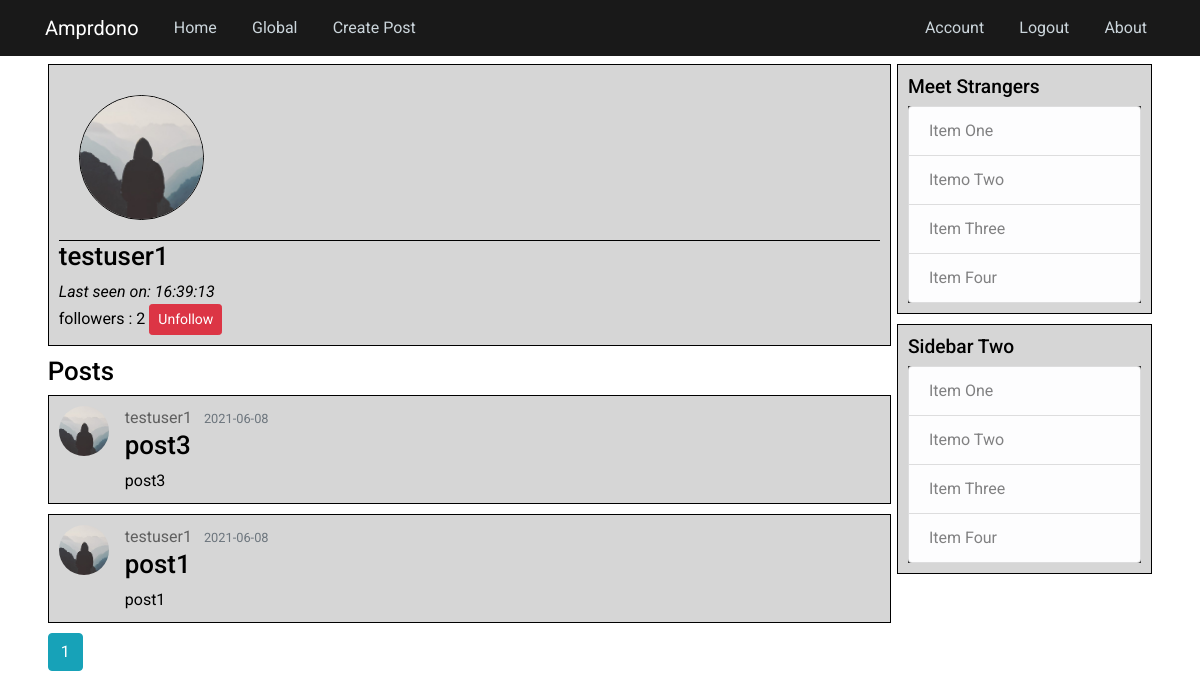
/user/testuser1 (signed in), run on the app's committed database.
### silverhorse/models.py (models this page shows, shortened)
class User(db.Model, UserMixin):
    id = db.Column(db.Integer, primary_key=True)
    username = db.Column(db.String(20), unique=True, nullable=False)
    email = db.Column(db.String(120), unique=True, nullable=False)
    image_file = db.Column(db.String(20), nullable=False,
                           default='default.jpg')
    password = db.Column(db.String(60), nullable=False)
    posts = db.relationship('Post', backref='author', lazy=True)
    about_me = db.Column(db.String(140))
    last_seen = db.Column(db.DateTime, nullable=False, default=datetime.utcnow)
    followed = db.relationship('User',
                               secondary=followers,
                               primaryjoin=(followers.c.follower_id == id),
                               secondaryjoin=(followers.c.followed_id == id),
                               backref=db.backref('followers', lazy='dynamic'),
                               lazy='dynamic')
    def is_following(self, user):
        return self.followed.filter(followers.c.followed_id == user.id).count() > 0
    @property
    def is_authenticated(self):
        return True

class Post(db.Model):
    id = db.Column(db.Integer, primary_key=True)
    title = db.Column(db.String(100), nullable=False)
    date_posted = db.Column(db.DateTime, nullable=False,
                            default=datetime.utcnow)
    content = db.Column(db.Text, nullable=False)
    user_id = db.Column(db.Integer, db.ForeignKey('user.id'), nullable=False)

### silverhorse/users/routes.py (the view)
@users.route("/user/<string:username>")
def user(username):
    page = request.args.get('page', 1, type=int)
    user = User.query.filter_by(username=username).first_or_404()
    posts = Post.query.filter_by(author=user)\
        .order_by(Post.date_posted.desc())\
        .paginate(page=page, per_page=5)
    return render_template('user.html', posts=posts, user=user, username=username)

### silverhorse/models.py (called while the page is built)
@login_manager.user_loader
def load_user(user_id):
    return User.query.get(int(user_id))

### silverhorse/users/routes.py (called while the page is built)
@users.before_request
def before_request():
    g.user = current_user

### silverhorse/templates/user.html (shortened to what this page needs)
{% extends "layout.html" %}
{% block page_css %}
<link rel="stylesheet" type="text/css" href="{{ url_for('static', filename='about_user.css') }}">
{% endblock page_css %}
{% block content %}
<div valign="top" class="content-section">
  <section class="section_profile">
    <div class="section_profilepic">
      <img class="rounded-circle account-img" src="{{ url_for('static', filename='profile_pics/' + user.image_file) }}">
    </div>
  </section>
  <section class="section_data">
    <h2>{{ user.username }}</h2>
    {% if user.last_seen %}<p><i>Last seen on: {{ user.last_seen.strftime('%H:%M:%S') }}</i></p>{% endif %}
    <p>followers : {{ user.followers.count() }}
      {% if user.id == g.user.id %}
    <p><a href="{{ url_for('users.account') }}"><button type="button" class="btn btn-sm btn-danger">Edit your
          profile</button></a></p>
    {% elif not g.user.is_following(user) %}
    <a href="{{ url_for('users.follow', username=user.username) }}"><button type="button"
        class="btn btn-sm btn-primary">Follow
      </button></a>
    {% else %}
    <a href="{{ url_for('users.unfollow', username=user.username) }}"><button type="button"
        class="btn btn-sm btn-danger">Unfollow</button></a>
    {% endif %}
    </p>
  </section>
</div>
<h2 class="mb-2">Posts</h2>
{% for post in posts.items %}
<article class="media content-section">
  <img class="rounded-circle article-img"
    src="{{ url_for('static', filename='profile_pics/' + post.author.image_file) }}">
  <div class="media-body">
    <div class="article-metadata">
      <a class="mr-2" href="{{ url_for('users.user', username=post.author.username) }}">{{
        post.author.username
        }}</a>
      <small class="text-muted">{{ post.date_posted.strftime('%Y-%m-%d') }}</small>
    </div>
    <h2><a class="article-title" href="{{ url_for('posts.post', post_id=post.id) }}">{{ post.title }}</a></h2>
    <p class="article-content">{{ post.content }}</p>
  </div>
</article>
{% endfor %}
{% for page_num in posts.iter_pages(left_edge=1, right_edge=1, left_current=1, right_current=2) %}
{% if page_num %}
{% if posts.page == page_num %}
<a class="btn btn-info mb-4" href="{{ url_for('users.user', username=user.username, page=page_num) }}">{{
  page_num
  }}</a>
{% else %}
<a class="btn btn-outline-info mb-4" href="{{ url_for('users.user', username=user.username, page=page_num) }}">{{
  page_num }}</a>
{% endif %}
{% else %}
...
{% endif %}
{% endfor %}
{% endblock content %}

### silverhorse/templates/layout.html (shortened to what this page needs)
{% extends "base.html" %}
{% block main %}
<main role="main" class="container color_grey">
  <div class="content">
    <div class="post_col">
      {% block content %}{% endblock %}
    </div>
    <div class="side-bar_col">
      <div class="content-section">
        <h3>Meet Strangers</h3>
        <ul class="list-group">
          <li class="list-group-item list-group-item-light">Item One</li>
          <li class="list-group-item list-group-item-light">Itemo Two</li>
          <li class="list-group-item list-group-item-light">Item Three</li>
          <li class="list-group-item list-group-item-light">Item Four</li>
        </ul>
      </div>
      <div class="content-section mt-0">
        <h3>Sidebar Two</h3>
        <ul class="list-group">
          <li class="list-group-item list-group-item-light">Item One</li>
          <li class="list-group-item list-group-item-light">Itemo Two</li>
          <li class="list-group-item list-group-item-light">Item Three</li>
          <li class="list-group-item list-group-item-light">Item Four</li>
        </ul>
      </div>
    </div>
  </div>
</main>
{% endblock main%}

### silverhorse/templates/base.html (shortened to what this page needs)
<!DOCTYPE html>
<html>
<head>
	<link rel="stylesheet" href="https://maxcdn.bootstrapcdn.com/bootstrap/4.0.0/css/bootstrap.min.css"
>
	<link rel="stylesheet" type="text/css" href="{{ url_for('static', filename='base.css') }}">
	<link rel="stylesheet" type="text/css" href="{{ url_for('static', filename='css/main/layout/layout.css') }}">
	{% block page_css %}{% endblock page_css %}
</head>
<body>
	<header class="site-header">
		<nav class="navbar navbar-expand-md navbar-dark bg-steel fixed-top">
			<div class="container md_navbar">
				<a class="navbar-brand mr-2" href="/">Amprdono</a>
				<div class="collapse navbar-collapse" id="navbarToggle">
					<div class="navbar-nav mr-auto">
						<a class="nav-item nav-link" href="{{ url_for('main.home') }}">Home</a>
						<a class="nav-item nav-link" href="{{ url_for('main.globals') }}">Global</a>
						<a class="nav-item nav-link" href="{{ url_for('posts.new_post') }}">Create Post</a>
					</div>
					<div class="navbar-nav">
						{% if current_user.is_authenticated %}
						<a class="nav-item nav-link" href="{{ url_for('users.account') }}">Account</a>
						<a class="nav-item nav-link" href="{{ url_for('users.logout') }}">Logout</a>
						{% else %}
						<a class="nav-item nav-link" href="{{ url_for('users.login') }}">Login</a>
						<a class="nav-item nav-link" href="{{ url_for('users.register') }}">Register</a>
						{% endif %}
						<a class="nav-item nav-link" href="{{ url_for('main.about') }}">About</a>
					</div>
				</div>
			</div>
		</nav>
	</header>
	{% block main %}{% endblock main%}
</body>
</html>

### silverhorse/static/base.css (style rules this page uses)
*, *::before, *::after { margin: 0; padding: 0; box-sizing: border-box; }
:root { --ff-primary: 'Roboto'; --ff-secondary: 'Lato'; --ff-secondary-ss: 'sans-serif'; --fw-reg: 300; --fw-bold: 900; --clr-light: #fff; --clr-light-grey: #cacaca; --clr-dark-grey: rgb(95, 95, 95); --clr-accent: #16e0bd; --clr-neon: hsl(317 100% 54%); --clr-bg: hsl(323 21% 16%); --clr-primary-font: black; --clr-primary-bg: white; --fs-h1: 3.3em; --fs-h2: 1.618em; --fs-h3: 1.2em; --fs-body: 1.1em; --fs-p: 1rem; }
html { scroll-behavior: smooth; font-size: 16px; }
body { background: #ffffff; color: #000000; margin-top: 4rem; font-family: var(--ff-primary), var(--ff-secondary), var(--ff-secondary-ss); }
h1, h2, h3, h4, h5, h6 { color: #000000; font-family: var(--ff-primary); }
h2 { font-size: var(--fs-h2); }
p { margin: 0; }
.bg-steel { background-color: rgba(0, 0, 0, 0.9); }
.site-header .navbar-nav .nav-link { color: #cbd5db; padding-left: 1.7rem; }
.content-section { background: #d6d6d6; padding: 10px 10px; border: 1px solid #000000; margin-bottom: 10px; }
.article-title { color: #000000; }
.article-content { white-space: pre-line; }
.article-img { height: 50px; width: 50px; margin-right: 16px; }
.article-metadata a { color: var(--clr-dark-grey); }
.account-img { height: 125px; width: 125px; margin: 20px; border: #000000 solid 1px; }
.list-group { background-color: rgba(33, 33, 33, 0.93); }

### silverhorse/static/css/main/layout/layout.css (style rules this page uses)
h3 { font-size: var(--fs-h3); }
@media (min-width: 800px) { .content { display: -webkit-box; display: -ms-flexbox; display: flex; -ms-flex-pack: distribute; justify-content: space-around; } }
@media (min-width: 800px) { .post_col { width: 76%; } }
@media (min-width: 800px) { .side-bar_col { width: 23%; } }

### silverhorse/static/about_user.css (style rules this page uses)
.section_profile { border-bottom: 1px black solid; max-width: 100%; }

### data on the page
User: image_file (placeholder picture), username "testuser1", last_seen "16:39:13"
Post: image_file (placeholder picture), author.username "testuser1", date_posted "2021-06-08", title "post3", content "post3"
Post: image_file (placeholder picture), author.username "testuser1", date_posted "2021-06-08", title "post1", content "post1"

### other printed values
{{ user.followers.count() }} "2"
{{ page_num }} "1"
